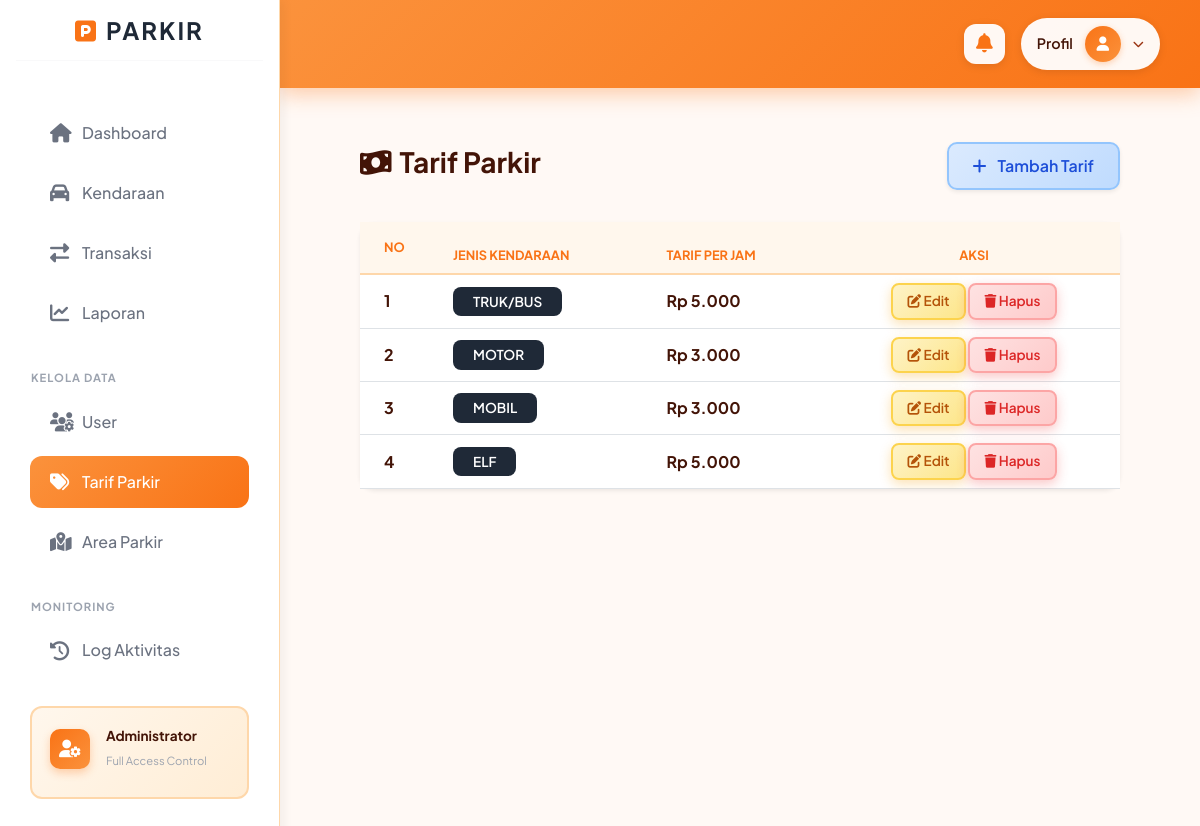
Page /index.php?c=Tarif&m=index (signed in) on the earlier database version.
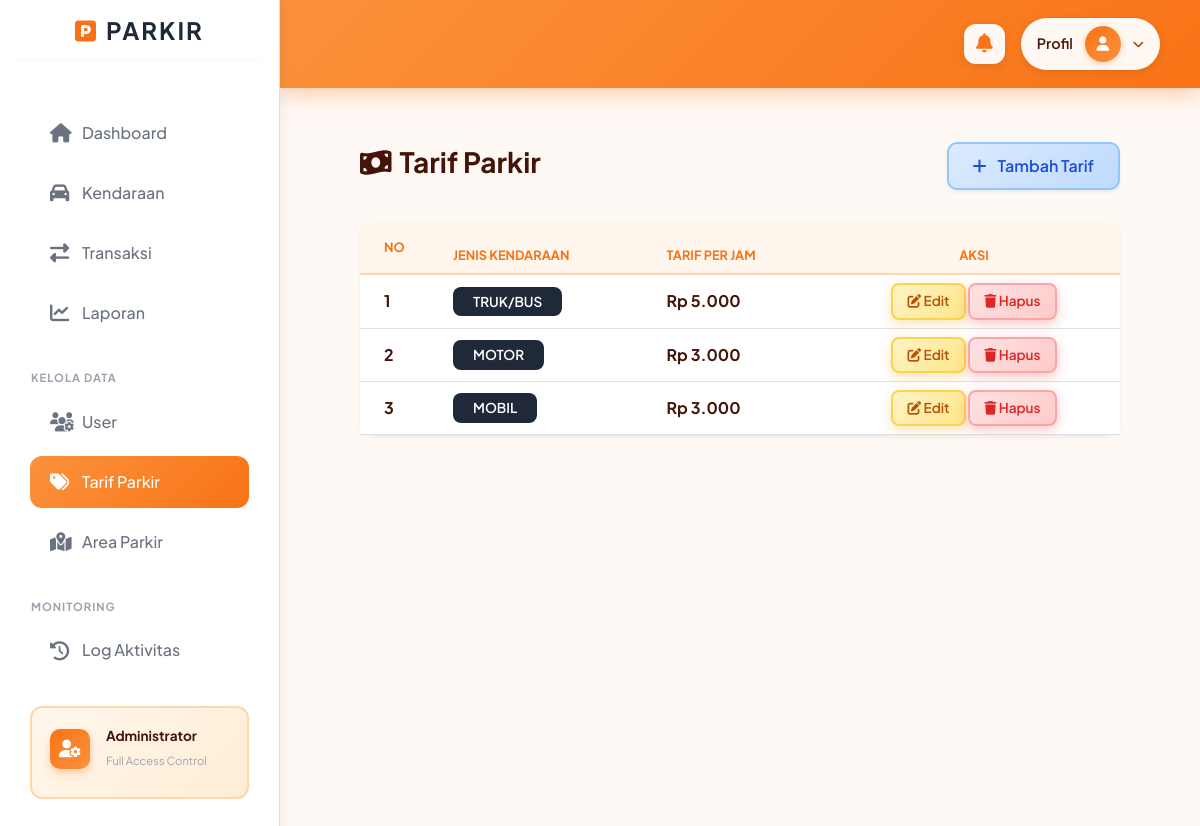
Same page on the later database version.
### tables this page shows
CREATE TABLE `tb_tarif` (
  `id_tarif` int NOT NULL,
  `jenis_kendaraan` varchar(50) NOT NULL,
  `tarif_per_jam` decimal(10,0) NOT NULL
);

### controllers/TarifController.php (called while the page is built, shortened)
<?php
class TarifController {
    public function index() {
        $model = new TarifModel();
        $data = $model->all();
        include "views/tarif/index.php";
    }
}

### config/database.php (called while the page is built)
<?php
class Database {
    public static function connect() {
        $host     = "localhost";
        $dbname   = "db_parkir";
        $username = "root";
        $password = "";
        try {
            $pdo = new PDO("mysql:host=$host;dbname=$dbname;charset=utf8", $username, $password);
            $pdo->setAttribute(PDO::ATTR_ERRMODE, PDO::ERRMODE_EXCEPTION);
            $pdo->exec("SET time_zone = '+07:00'");
            return $pdo;
        } catch (PDOException $e) {
            die("Koneksi database gagal: " . $e->getMessage());
        }
    }
}

### models/TarifModel.php (called while the page is built, shortened)
<?php
class TarifModel {
  private $db;
  function __construct(){
    $this->db = Database::connect();
  }
  function all(){
    $q = $this->db->query("SELECT * FROM tb_tarif ORDER BY FIELD(LOWER(jenis_kendaraan), 'motor', 'mobil', 'truk', 'elf')");
    return $q->fetchAll(PDO::FETCH_ASSOC);
  }
}

### views/tarif/index.php (the view, shortened to what this page needs)
<?php include "views/layout/header.php"; ?>
<link rel="stylesheet" href="assets/css/halaman.css">
<div class="container-fluid py-4">
    <div class="page-header-section d-flex justify-content-between align-items-center">
        <div>
            <h3 class="page-title"><i class="fas fa-money-bill-wave me-2"></i>Tarif Parkir</h3>
        </div>
        <a href="index.php?c=Tarif&m=create" class="btn btn-primary shadow-sm px-4">
            <i class="fas fa-plus me-2"></i> Tambah Tarif
        </a>
    </div>
    <div class="card border-0 shadow-sm" style="border-radius: 15px;">
        <div class="card-body p-0">
            <div class="table-responsive">
                <table class="table table-hover align-middle m-0">
                    <thead class="table-dark">
                        <tr>
                            <th class="py-3 ps-4">No</th>
                            <th>Jenis Kendaraan</th>
                            <th>Tarif Per Jam</th>
                            <th class="text-center">Aksi</th>
                        </tr>
                    </thead>
                    <tbody>
                        <?php if (!empty($data)): ?>
                            <?php $no=1; foreach($data as $d): ?>
                            <tr>
                                <td class="ps-4"><?= $no++ ?></td>
                                <td>
                                    <span class="badge text-uppercase" style="background: #1f2937; color: white; padding: 8px 20px; border-radius: 8px; font-weight: 600; font-size: 0.85rem;"><?= $d['jenis_kendaraan'] ?></span>
                                </td>
                                <td class="fw-bold text-success">Rp <?= number_format($d['tarif_per_jam'], 0, ',', '.') ?></td>
                                <td class="text-center">
                                    <a href="index.php?c=Tarif&m=edit&id=<?= $d['id_tarif'] ?>" class="btn btn-sm btn-warning">
                                        <i class="fas fa-edit"></i> Edit
                                    </a>
                                    <a href="index.php?c=Tarif&m=delete&id=<?= $d['id_tarif'] ?>"
                                       onclick="return confirm('Yakin hapus tarif ini?')"
                                       class="btn btn-sm btn-danger">
                                        <i class="fas fa-trash"></i> Hapus
                                    </a>
                                </td>
                            </tr>
                            <?php endforeach; ?>
                        <?php endif; ?>
                    </tbody>
                </table>
            </div>
        </div>
    </div>
</div>
<?php include "views/layout/footer.php"; ?>

Differences in the rows shown:
removed tb_tarif: jenis_kendaraan "ELF", tarif_per_jam "5.000"
